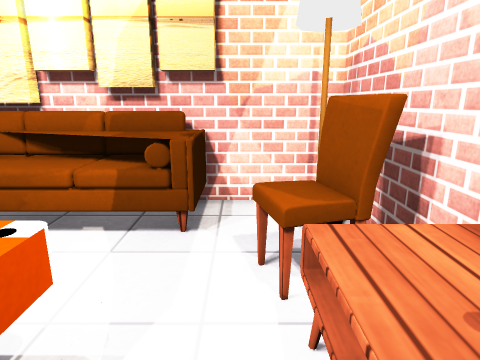
view 1 (above)

12 first-person views from a walk through a 3-D level made in the Unity game engine. The camera is 1.4 m above the floor, tilts 14° down and sees 75° across. The floor is counted in squares, 0.5 m on a side. Each view is taken from the middle of a square. On the plan, view 1 faces up. The plan holds only what a view shows up to about 20 squares ahead; the rest is blank. The player is left out. Some surface patterns are stand-ins.

view 2
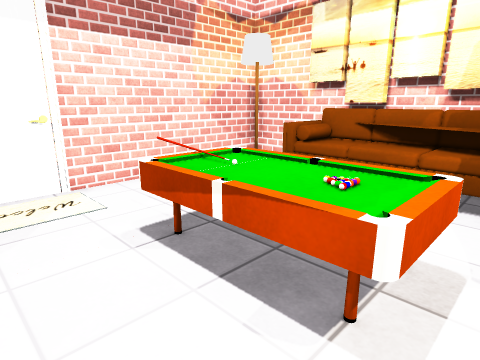

view 3
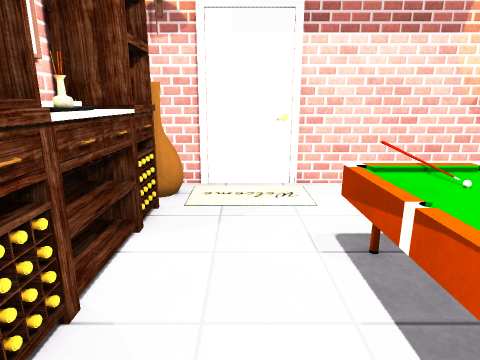

view 4
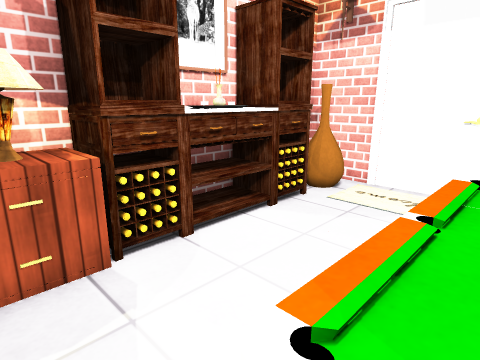

view 5
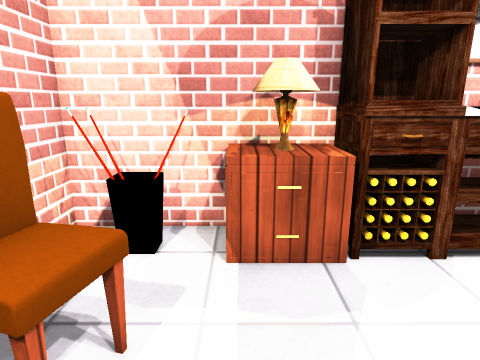

view 6
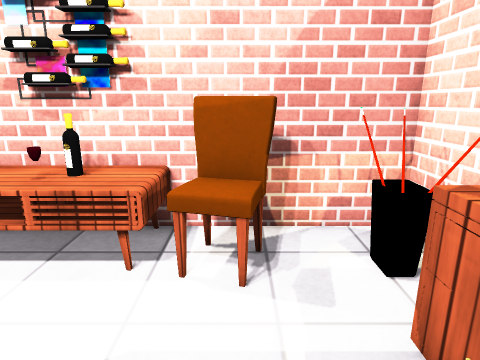

view 7
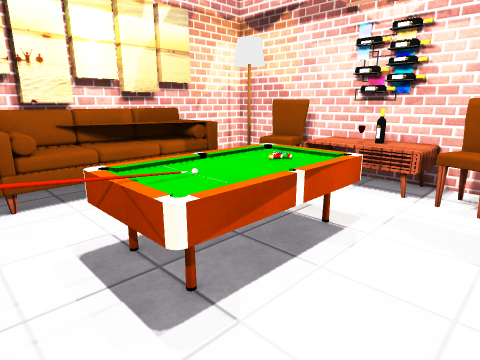

view 8
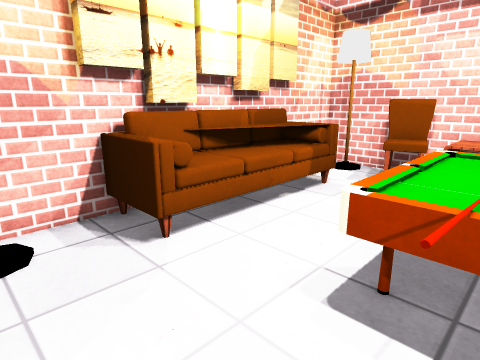

view 9
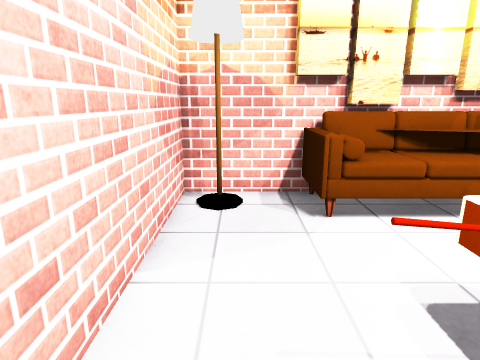

view 10
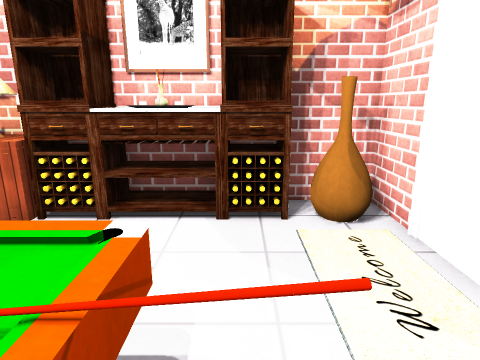

view 11
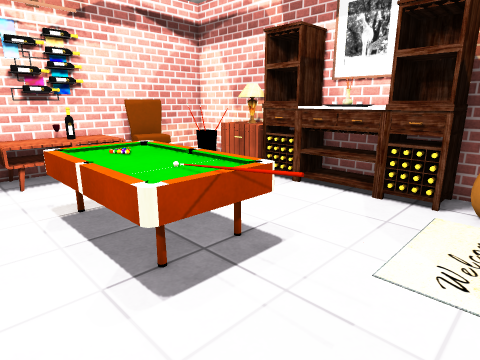

view 12
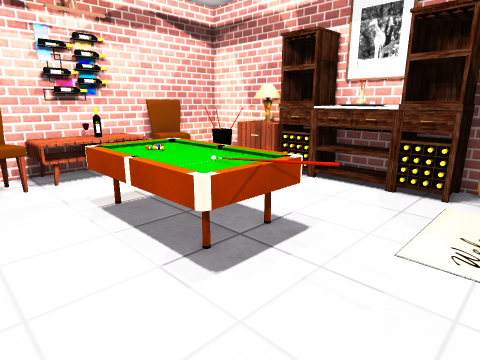

### Floor plan
Points are (right, up) in squares from view 1. A wall is a line through its corners. A room is listed if a view was taken in it or the views show most of it. See-through windows are left out.
Room 1 (views 1, 2, 3, 4, 5, 6, 7, 8, 9, 10, 11, 12)
walls: (-3.6, -4.2) (-3.1, -4.2) (-3.1, -5.8); (-7.6, -4.4) (-7.6, -5.8); (-4.6, -5.5) (-3.2, -5.5) (-3.2, -4.1); (2.8, 2.4) (2.8, 8.8) (-11.8, 8.8) (-11.8, -5.8) (2.8, -5.8) (2.8, 1.6); (-9, -4.1) (-9, -5.5) (-7.6, -5.5); (-9.1, -5.8) (-9.1, -4.2) (-8.4, -4.2)
low walls: (-7.4, 1.5) (-8.8, 1.5); (-8.7, 1.5) (-7.5, 1.5)
objects: vase (-11, -5) to (-10, -4); other object (-8, -4); sofa (-8, 6) to (-1, 8); cabinet (-7, -5) to (-5, -4); table (-7, 0) to (-2, 3); other object (-4, -4); table (-2, -5) to (-1, -4); chair (0, -3) to (2, -1); chair (0, 4) to (2, 6); other object (1, -5) to (1, -4); table (1, 0) to (2, 3); bottle (2, 2) to (3, 2); other object (2, 7)

Where each view was taken, in squares from view 1:
view 1: 0 up, 0 right, facing up
view 2: 3 down, 1 left, facing up-left
view 3: 2 down, 1 left, facing left
view 4: 1 up, 1 left, facing down-left
view 5: 1 up, 1 left, facing down
view 6: 2 down, 4 left, facing right
view 7: 3 down, 9 left, facing up-right
view 8: 1 up, 11 left, facing up-right
view 9: 1 down, 10 left, facing up
view 10: 3 up, 8 left, facing down
view 11: 5 up, 11 left, facing down-right
view 12: 6 up, 11 left, facing down-right
